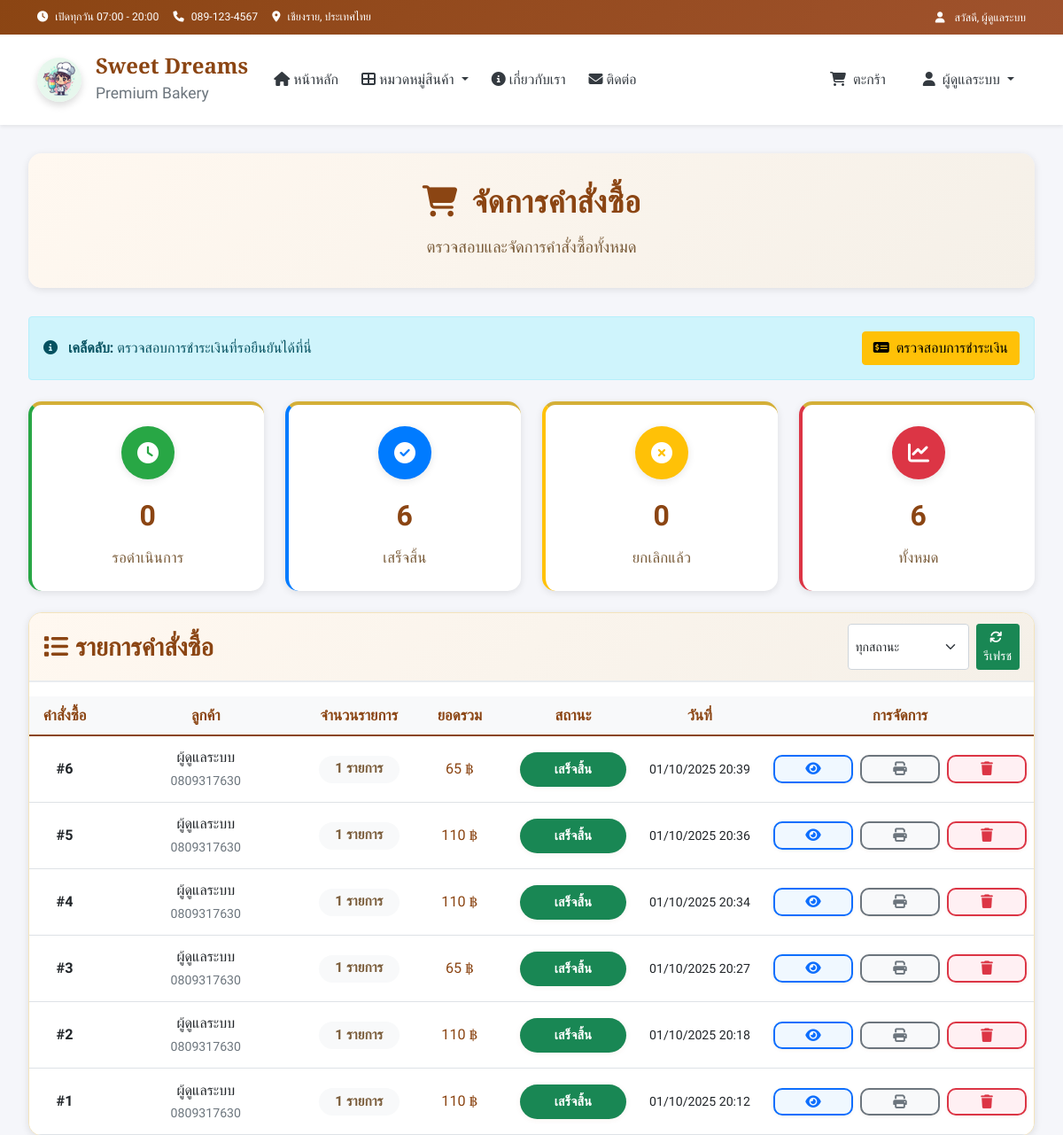
Page /admin/orders (signed in, upper part) on the earlier database version.
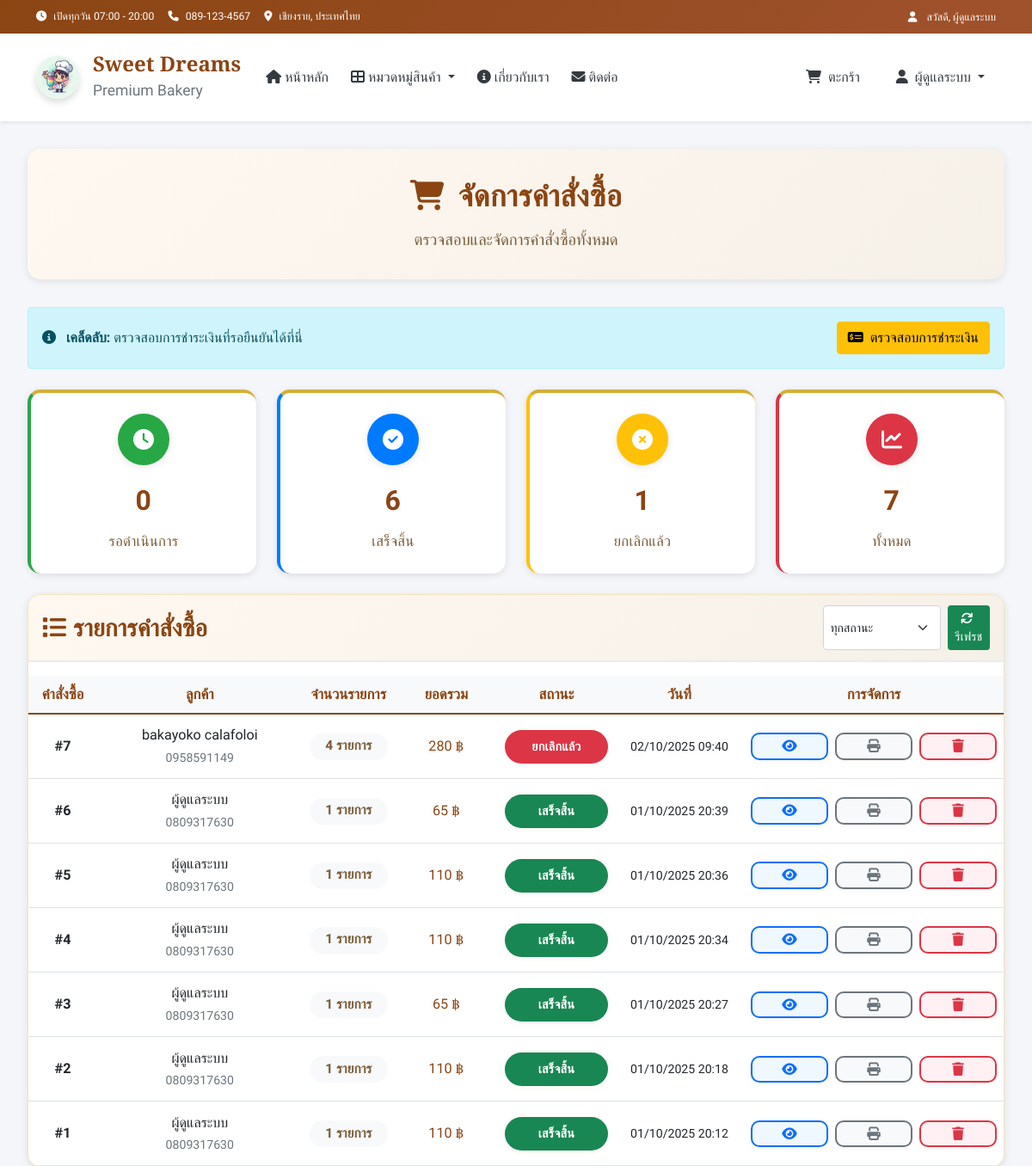
Same page on the later database version.
### tables this page shows
CREATE TABLE orders (
        id INTEGER PRIMARY KEY AUTOINCREMENT,
        user_id INTEGER,
        total_amount DECIMAL(10,2) NOT NULL,
        status TEXT DEFAULT 'pending',
        customer_name TEXT NOT NULL,
        customer_phone TEXT NOT NULL,
        customer_address TEXT,
        cancelled_at DATETIME,
        payment_method TEXT DEFAULT 'cod',
        notes TEXT,
        delivery_method TEXT DEFAULT 'delivery',
        created_at TIMESTAMP DEFAULT CURRENT_TIMESTAMP,
        FOREIGN KEY (user_id) REFERENCES users (id)
    );

### app.py (the view)
@app.route('/admin/orders')
def admin_orders():
    if session.get('role') != 'admin':
        flash('คุณไม่มีสิทธิ์เข้าถึงหน้านี้')
        return redirect(url_for('index'))
    conn = get_db_connection()
    orders_raw = conn.execute("SELECT * FROM orders ORDER BY created_at DESC").fetchall()
    orders = []
    for order_row in orders_raw:
        order = dict(order_row)  # แปลง Row เป็น dict
        if order.get('created_at'):
            try:
                order['created_at'] = datetime.strptime(order['created_at'], "%Y-%m-%d %H:%M:%S")
            except ValueError:
                order['created_at'] = None
        if order.get('address_id'):
            addr = conn.execute(
                "SELECT * FROM addresses WHERE id=?",
                (order['address_id'],)
            ).fetchone()
            if addr:
                order['address'] = f"{addr['address']}, {addr.get('city','')}, {addr.get('province','')}, {addr.get('postal_code','')}"
            else:
                order['address'] = '-'
        else:
            order['address'] = '-'
        items_raw = conn.execute(
            """
            SELECT oi.*, p.name AS product_name, p.price AS unit_price
            FROM order_items oi
            LEFT JOIN products p ON oi.product_id = p.id
            WHERE oi.order_id=?
            """,
            (order['id'],)
        ).fetchall()
        items = []
        for item in items_raw:
            items.append({
                'product_name': item['product_name'] or '-',
                'quantity': item['quantity'],
                'price': float(item['unit_price'] or 0),
                'total': float(item['quantity'] * (item['unit_price'] or 0))
            })
        order['items'] = items
        order['item_count'] = len(items)
        order['total_amount'] = sum(i['total'] for i in items)
        orders.append(order)
        verifying_count = conn.execute("""
        SELECT COUNT(*) FROM payments WHERE status = 'verifying'
        """).fetchone()[0]
    conn.close()
    return render_template('admin_orders.html',
                           orders=orders,
                           verifying_count=verifying_count)

### app.py (called while the page is built)
@app.template_filter('to_bangkok')
def to_bangkok_filter(value, fmt='%d/%m/%Y %H:%M'):
    if not value:
        return "N/A"
    if isinstance(value, str):
        try:
            value = datetime.fromisoformat(value)
        except ValueError:
            return value
    dt = value.replace(tzinfo=ZoneInfo("UTC")).astimezone(ZoneInfo("Asia/Bangkok"))
    return dt.strftime(fmt)

def get_db_connection():
    conn = sqlite3.connect(DB_NAME)
    conn.row_factory = sqlite3.Row
    return conn

def get_categories():
    conn = get_db_connection()
    categories = conn.execute(
        "SELECT * FROM categories ORDER BY display_order"
    ).fetchall()
    conn.close()
    return categories

def get_cart_total():
    cart = session.get('cart', {})
    total_items = sum(item['quantity'] for item in cart.values())
    total_price = sum(item['quantity'] * item['price'] for item in cart.values())
    return total_items, total_price

### templates/admin_orders.html (shortened to what the changed rows need)
{% extends "layout.html" %}
{% block extra_css %}
<link rel="stylesheet" href="{{ url_for('static', filename='css/admin.css') }}">
{% endblock %}
{% block content %}
<div class="container-fluid admin-container">
    <div class="admin-header">
        <h1 class="admin-title mb-3">
            <i class="fas fa-shopping-cart me-3"></i>จัดการคำสั่งซื้อ
        </h1>
    </div>
    <div class="admin-stats my-4">
        <div class="row gy-4">
            <div class="col-lg-3 col-md-6">
                <div class="stat-card stat-users">
                    <div class="stat-icon"><i class="fas fa-times-circle"></i></div>
                    <div class="stat-number">{{ orders|selectattr("status","equalto","cancelled")|list|length }}</div>
                    <div class="stat-label">ยกเลิกแล้ว</div>
                </div>
            </div>
            <div class="col-lg-3 col-md-6">
                <div class="stat-card stat-revenue">
                    <div class="stat-icon"><i class="fas fa-chart-line"></i></div>
                    <div class="stat-number">{{ orders|length }}</div>
                    <div class="stat-label">ทั้งหมด</div>
                </div>
            </div>
        </div>
    </div>
    <div class="products-section">
        <div class="table-responsive">
            {% if orders %}
            <table class="table table-hover products-table align-middle">
                <thead>
                    <tr>
                        <th width="80">คำสั่งซื้อ</th>
                        <th>ลูกค้า</th>
                        <th width="100">จำนวนรายการ</th>
                        <th width="120">ยอดรวม</th>
                        <th width="100">สถานะ</th>
                        <th width="150">วันที่</th>
                        <th width="180">การจัดการ</th>
                    </tr>
                </thead>
                <tbody>
                    {% for order in orders %}
                    <tr data-order-id="{{ order.id }}" data-status="{{ order.status }}">
                        <td><strong>#{{ order.id }}</strong></td>
                        <td>
                            <div class="fw-600">{{ order.customer_name }}</div>
                            <small class="text-muted">{{ order.customer_phone }}</small>
                        </td>
                        <td class="text-center">
                            <span class="badge bg-light text-dark">{{ order.item_count }} รายการ</span>
                        </td>
                        <td class="fw-600 text-primary">
                            {{ "{:,.0f}".format(order.total_amount) }} ฿
                        </td>
                        <td>
                            {% if order.status == 'pending' %}
                                <span class="status-badge bg-warning text-dark" data-bs-toggle="tooltip" title="รอดำเนินการ">รอดำเนินการ</span>
                            {% elif order.status == 'processing' %}
                                <span class="status-badge bg-info text-white" data-bs-toggle="tooltip" title="กำลังจัดเตรียม">กำลังจัดเตรียม</span>
                            {% elif order.status == 'completed' %}
                                <span class="status-badge bg-success text-white" data-bs-toggle="tooltip" title="เสร็จสิ้น">เสร็จสิ้น</span>
                            {% elif order.status == 'cancelled' %}
                                <span class="status-badge bg-danger text-white" data-bs-toggle="tooltip" title="ยกเลิกแล้ว">ยกเลิกแล้ว</span>
                            {% endif %}
                        </td>
                        <td>
                            <small>{{ order.created_at|to_bangkok }}</small>
                        </td>
                        <td>
                            <div class="action-buttons">
                                <button class="btn btn-outline-primary btn-action" onclick="viewOrder({{ order.id }})" data-bs-toggle="tooltip" title="ดูรายละเอียด"><i class="fas fa-eye"></i></button>
                                <button class="btn btn-outline-secondary btn-action" onclick="printOrder({{ order.id }})" data-bs-toggle="tooltip" title="พิมพ์"><i class="fas fa-print"></i></button>
                                <button class="btn btn-outline-danger btn-action" onclick="confirmDeleteOrder({{ order.id }})" data-bs-toggle="tooltip" title="ลบคำสั่งซื้อ"><i class="fas fa-trash"></i></button>
                            </div>
                        </td>
                    </tr>
                    {% endfor %}
                </tbody>
            </table>
            {% else %}
            <div class="text-center py-5">
                <i class="fas fa-shopping-cart fa-3x text-muted mb-3"></i>
                <h5 class="text-muted">ยังไม่มีคำสั่งซื้อ</h5>
                <p class="text-muted">คำสั่งซื้อจะแสดงที่นี่เมื่อมีลูกค้าสั่งซื้อ</p>
            </div>
            {% endif %}
        </div>
    </div>
</div>
{% endblock %}

Differences in the rows shown:
added orders: id "7", customer_name "bakayoko calafoloi", customer_phone "0958591149", item_count "4", total_amount "280", status "ยกเลิกแล้ว", created_at|to_bangkok "02/10/2025 09:40"
Other differences:
{{ orders|selectattr("status","equalto","cancelled")|list|length }}: "0" → "1"
{{ orders|length }}: "6" → "7"
